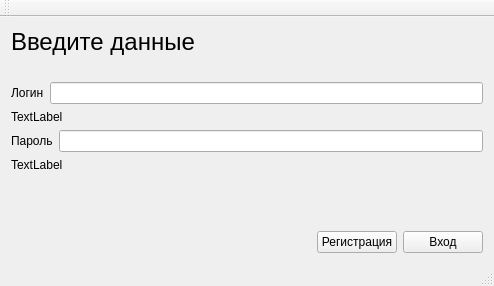
<?xml version="1.0" encoding="UTF-8"?>
<ui version="4.0">
 <class>MainWindow</class>
 <widget class="QMainWindow" name="MainWindow">
  <property name="geometry">
   <rect>
    <x>0</x>
    <y>0</y>
    <width>494</width>
    <height>286</height>
   </rect>
  </property>
  <property name="windowTitle">
   <string>MainWindow</string>
  </property>
  <widget class="QWidget" name="centralWidget">
   <layout class="QVBoxLayout" name="verticalLayout_6">
    <item>
     <layout class="QVBoxLayout" name="verticalLayout_5">
      <item>
       <widget class="QLabel" name="label_3">
        <property name="font">
         <font>
          <pointsize>18</pointsize>
         </font>
        </property>
        <property name="text">
         <string>Введите данные</string>
        </property>
       </widget>
      </item>
      <item>
       <layout class="QVBoxLayout" name="verticalLayout_4">
        <item>
         <layout class="QVBoxLayout" name="verticalLayout_3">
          <item>
           <widget class="QLabel" name="label_5">
            <property name="text">
             <string/>
            </property>
           </widget>
          </item>
          <item>
           <layout class="QVBoxLayout" name="verticalLayout">
            <item>
             <layout class="QHBoxLayout" name="horizontalLayout">
              <item>
               <widget class="QLabel" name="label">
                <property name="text">
                 <string>Логин</string>
                </property>
               </widget>
              </item>
              <item>
               <widget class="QLineEdit" name="login"/>
              </item>
             </layout>
            </item>
            <item>
             <widget class="QLabel" name="label_6">
              <property name="text">
               <string>TextLabel</string>
              </property>
             </widget>
            </item>
           </layout>
          </item>
          <item>
           <layout class="QVBoxLayout" name="verticalLayout_2">
            <item>
             <layout class="QHBoxLayout" name="horizontalLayout_2">
              <item>
               <widget class="QLabel" name="label_2">
                <property name="text">
                 <string>Пароль</string>
                </property>
               </widget>
              </item>
              <item>
               <widget class="QLineEdit" name="pas"/>
              </item>
             </layout>
            </item>
            <item>
             <widget class="QLabel" name="label_4">
              <property name="text">
               <string>TextLabel</string>
              </property>
             </widget>
            </item>
           </layout>
          </item>
         </layout>
        </item>
        <item>
         <spacer name="verticalSpacer">
          <property name="orientation">
           <enum>Qt::Vertical</enum>
          </property>
          <property name="sizeHint" stdset="0">
           <size>
            <width>20</width>
            <height>40</height>
           </size>
          </property>
         </spacer>
        </item>
        <item>
         <layout class="QHBoxLayout" name="horizontalLayout_4">
          <item>
           <layout class="QHBoxLayout" name="horizontalLayout_3">
            <item>
             <spacer name="horizontalSpacer">
              <property name="orientation">
               <enum>Qt::Horizontal</enum>
              </property>
              <property name="sizeHint" stdset="0">
               <size>
                <width>40</width>
                <height>20</height>
               </size>
              </property>
             </spacer>
            </item>
            <item>
             <widget class="QPushButton" name="pushButton_2">
              <property name="text">
               <string>Регистрация</string>
              </property>
             </widget>
            </item>
            <item>
             <widget class="QPushButton" name="pushButton">
              <property name="text">
               <string>Вход</string>
              </property>
             </widget>
            </item>
           </layout>
          </item>
         </layout>
        </item>
       </layout>
      </item>
     </layout>
    </item>
   </layout>
  </widget>
  <widget class="QMenuBar" name="menuBar">
   <property name="geometry">
    <rect>
     <x>0</x>
     <y>0</y>
     <width>494</width>
     <height>21</height>
    </rect>
   </property>
  </widget>
  <widget class="QToolBar" name="mainToolBar">
   <attribute name="toolBarArea">
    <enum>TopToolBarArea</enum>
   </attribute>
   <attribute name="toolBarBreak">
    <bool>false</bool>
   </attribute>
  </widget>
  <widget class="QStatusBar" name="statusBar"/>
 </widget>
 <layoutdefault spacing="6" margin="11"/>
 <resources/>
 <connections/>
</ui>
